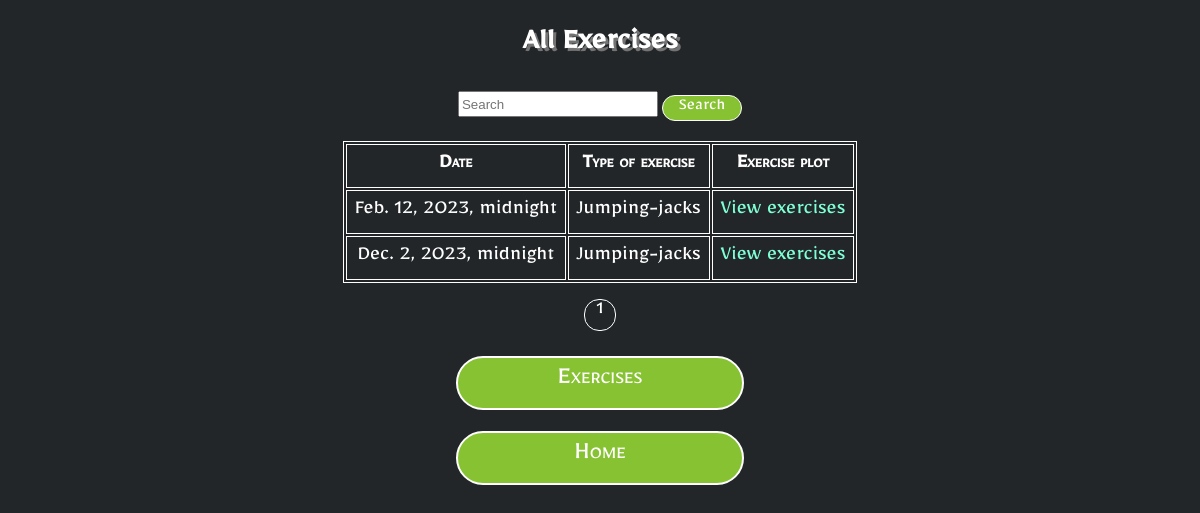
/rehab/view_exercises/?patient_id=1 (signed in), run on an earlier commit of the app's database.
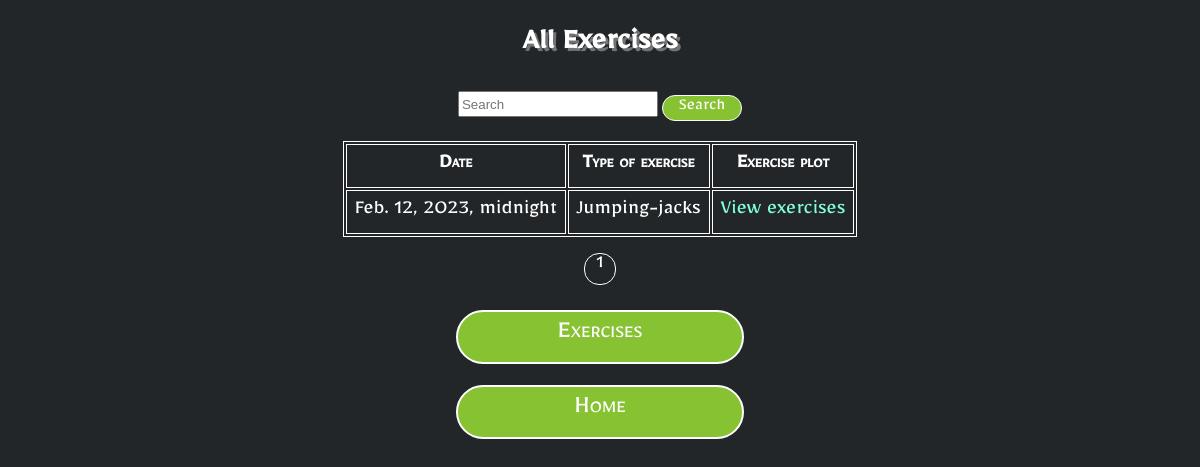
And on a later commit of the database.
### rehab/models.py (models this page shows, shortened)
class Exercise(models.Model):
    patient = models.ForeignKey(Patient, on_delete=models.CASCADE, related_name='exercises')
    type_of_exercise = models.CharField(max_length=15, choices=(('Sit-ups', 'Sit-ups'),
                                                                ('Jumping-jacks', 'Jumping-jacks')))
    date_of_exercise = models.DateTimeField(null=True)

### rehab/views.py (the view)
# urls.py: path('view_exercises/', views.view_exercises, name='view_exercises'),
@login_required
def view_exercises(request):
    user = request.user
    is_rehabilitator = None
    is_patient = None
    patient = None
    if hasattr(user, 'rehabilitator'):
        is_rehabilitator = True
        is_patient = False
    elif hasattr(user, 'patient'):
        is_rehabilitator = False
        is_patient = True
    if is_rehabilitator:
        if 'patient_id' in request.GET:
            patient_id = request.GET['patient_id']
            try:
                patient = Patient.objects.get(id=patient_id)
                request.session['patient_id'] = patient_id
            except Patient.DoesNotExist:
                pass
        elif 'patient_id' in request.session:
            patient_id = request.session['patient_id']
            try:
                patient = Patient.objects.get(id=patient_id)
            except Patient.DoesNotExist:
                del request.session['patient_id']
    if is_patient:
        patient = request.user.patient
        patient_id = patient.id
    query = request.GET.get('q', '')
    exercises = Exercise.objects.filter(
        Q(date_of_exercise__icontains=query) |
        Q(type_of_exercise__icontains=query),
        patient=patient
    ).order_by('date_of_exercise', 'type_of_exercise')
    paginator = Paginator(exercises, 10)  # 10 items per page
    page_number = request.GET.get('page')
    page_obj = paginator.get_page(page_number)
    context = {'exercises': exercises,
               'query': query,
               'page_obj': page_obj,
               'is_rehabilitator': is_rehabilitator,
               'is_patient': is_patient}
    return render(request, 'telemedWebapp/view_exercises.html', context)

### rehab/templates/telemedWebapp/view_exercises.html (shortened to what this page needs)
{% load static %}
<!DOCTYPE html>
<html lang="en">
<head>
    <link rel="stylesheet" type="text/css" href="{% static '/styles/style.css' %}">
    <link rel="stylesheet" type="text/css" href="{% static '/styles/paginator.css' %}">
</head>
<body>
{% block content %}
  <h2>All Exercises</h2>
    <div class="row mb-3">
    <div class="col-md-3">
    <form class="d-flex" method="GET">
      <input class="form-control me-2" type="search" placeholder="Search" aria-label="Search" name="q" value="{{ request.GET.q }}">
      <button class="btn btn-outline-success" type="submit">Search</button>
    </form>
  </div>
</div>
    {% if exercises %}
      <table class="table table-striped">
        <thead>
          <tr>
            <th>Date</th>
            <th>Type of exercise</th>
            <th>Exercise plot</th>
        </thead>
        <tbody>
          {% for exercise in page_obj %}
            <tr>
                <td>{{ exercise.date_of_exercise }}</td>
                <td>{{ exercise.type_of_exercise }}</td>
                <td><a href="{% url 'telemedWebapp:exercise_plot' %}?exercise_id={{ exercise.id }}">View exercises</a></td>
            </tr>
          {% endfor %}
        </tbody>
      </table>
    {% else %}
        <p>No exercises found.</p>
  {% endif %}
<div class="d-flex justify-content-center">
  <nav aria-label="Page navigation example">
    <ul class="pagination">
      {% for num in page_obj.paginator.page_range %}
      {% if page_obj.number == num %}
      <li class="page-item active" aria-current="page"><a class="page-link" href="#">{{ num }}</a></li>
      {% elif num > page_obj.number|add:'-3' and num < page_obj.number|add:'3' %}
      <li class="page-item"><a class="page-link" href="?page={{ num }}{% if request.GET.q %}&q={{ request.GET.q }}{% endif %}">{{ num }}</a></li>
      {% endif %}
      {% endfor %}
    </ul>
  </nav>
</div>
{% endblock %}
<a id="home" href="{% url 'telemedWebapp:view_exercises' %}"><p class="bt_txt">Exercises</p></a>
<a id="home" href="{% url 'telemedWebapp:home' %}"><p class="bt_txt">Home</p></a>
</body>
</html>

### rehab/static/styles/style.css (style rules this page uses)
html, body { width: 100%; height: 100%; background-color: rgb(34, 38, 41); font-family: Mirza; color: white; margin: 0; }
h2 { text-align: center; font-size: 32px; text-shadow: 3px 3px #737373; }

### rehab/static/styles/paginator.css (style rules this page uses)
#home { text-decoration: none; border: 2px solid white; border-radius: 40px; width: 284px; height: 50px; display: block; margin: auto; color: white; background-color: rgb(134, 194, 50); position: relative; transition: 1s; }
.bt_txt { position: absolute; top:14%; margin: 0; width: 100%; text-align: center; font-size: 28px; font-variant: small-caps; }
table { border: 1px solid white; font-size: 22px; text-align: center; margin: auto; }
th { border: 1px solid white; padding: 8px; font-variant: small-caps; }
td { border: 1px solid white; padding: 8px; }
a { text-decoration: none; color:aquamarine; }
.page-link { font-size: 20px; margin: auto; color: white; width: 30px; height: 30px; border: 1px solid white; border-radius: 15px; display: block; overflow: hidden; }
.page-item { display: inline-block; margin: auto 2px auto 2px; transition: 1s; overflow: hidden; }
.pagination { padding: 0; text-align: center; }
form { text-align: center; margin-bottom: 20px; }
input[type='search'] { width: 200px; height: 26px; }
button { width: 80px; border-radius: 30px; border: 1px solid white; font-family: Mirza; font-size: 18px; background-color: rgb(134, 194, 50); color: white; cursor: pointer; }

What changed in the data, as far as the page shows it:
removed Exercise: date_of_exercise "Dec. 2, 2023, midnight", type_of_exercise "Jumping-jacks"
